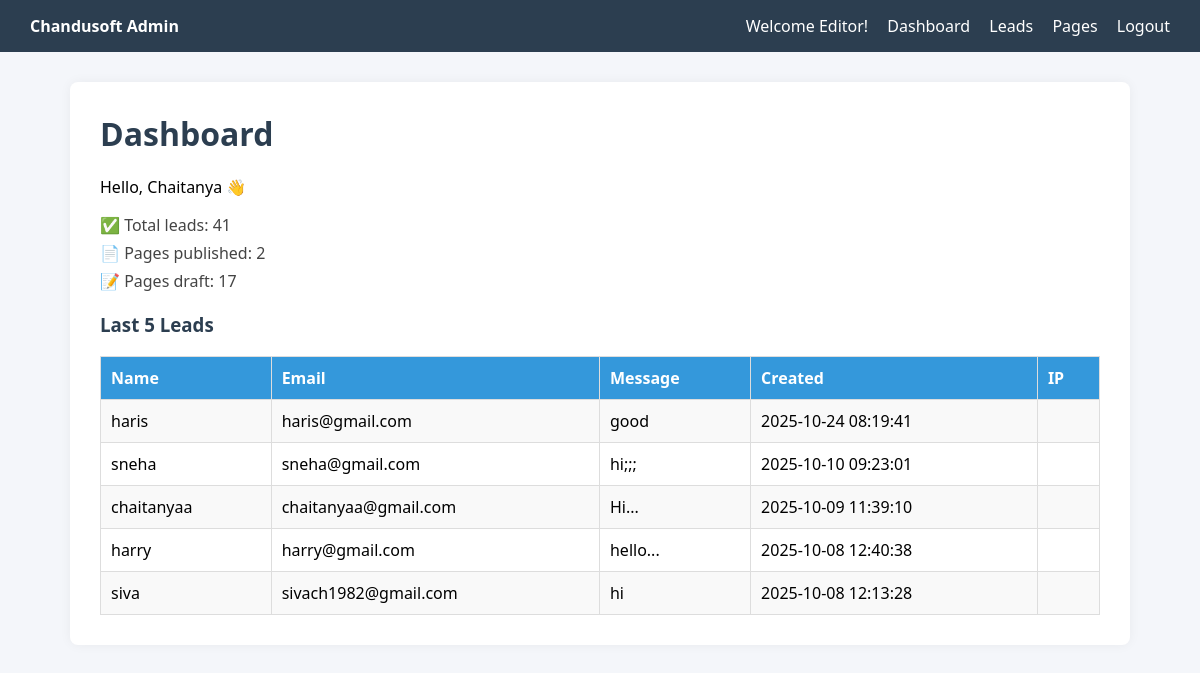
The page /dashboard.php (signed in) on the database its author committed.
### tables this page shows
CREATE TABLE `leads` (
  `id` int NOT NULL AUTO_INCREMENT,
  `name` varchar(100) NOT NULL,
  `email` varchar(100) NOT NULL,
  `message` text NOT NULL,
  `created_at` timestamp NULL DEFAULT CURRENT_TIMESTAMP,
  `ip` varchar(45) DEFAULT NULL,
  PRIMARY KEY (`id`)
);

### dashboard.php (the view, shortened to what this page needs)
<?php
require 'db.php';
$user = $_SESSION['user'];
$name = htmlspecialchars($user['name']);
$role = $user['role'] ?? 'user';
$totalLeads = $pdo->query("SELECT COUNT(*) FROM leads")->fetchColumn();
$publishedPages = $pdo->query("SELECT COUNT(*) FROM pages WHERE status = 'published'")->fetchColumn();
$draftPages = $pdo->query("SELECT COUNT(*) FROM pages WHERE status = 'draft'")->fetchColumn();
$stmt = $pdo->query("SELECT name, email, message, created_at FROM leads ORDER BY id DESC LIMIT 5");
$leads = $stmt->fetchAll(PDO::FETCH_ASSOC);
?>
<!DOCTYPE html>
<html>
<head>
</head>
<body>
<div class="navbar">
  <div><strong>Chandusoft Admin</strong></div>
  <div>
    <span>Welcome <?= htmlspecialchars(ucfirst($role)) ?>!</span>
    <a href="dashboard.php">Dashboard</a>
    <a href="admin-leads.php">Leads</a>
    <a href="pages.php">Pages</a>
    <a href="logout.php">Logout</a>
  </div>
</div>
<div class="container">
  <h1>Dashboard</h1>
  <p>Hello, <?= $name ?> 👋</p>
  <ul class="stats">
    <li>✅ Total leads: <?= $totalLeads ?></li>
    <li>📄 Pages published: <?= $publishedPages ?></li>
    <li>📝 Pages draft: <?= $draftPages ?></li>
  </ul>
  <h3>Last 5 Leads</h3>
  <table>
    <tr>
      <th>Name</th>
      <th>Email</th>
      <th>Message</th>
      <th>Created</th>
     <th>IP</th>
    </tr>
    <?php foreach ($leads as $lead): ?>
      <tr>
        <td><?= htmlspecialchars($lead['name']) ?></td>
        <td><?= htmlspecialchars($lead['email']) ?></td>
        <td><?= htmlspecialchars($lead['message']) ?></td>
        <td><?= htmlspecialchars($lead['created_at']) ?></td>
        <td><?= isset($lead['ip']) ? htmlspecialchars($lead['ip']) : '' ?></td>
      </tr>
    <?php endforeach; ?>
  </table>
</div>
</body>
</html>

### dashboard.php (style rules this page uses)
body { font-family: 'Segoe UI', sans-serif; background-color: #f4f6fa; margin: 0; padding: 0; }
.navbar { background-color: #2c3e50; padding: 15px 30px; display: flex; justify-content: space-between; align-items: center; color: white; }
.navbar a { color: white; margin-left: 15px; text-decoration: none; }
.container { max-width: 1000px; margin: 30px auto; background: white; padding: 30px; border-radius: 8px; box-shadow: 0 0 12px rgba(0, 0, 0, 0.05); }
h1, h2, h3 { margin-top: 0; color: #2c3e50; }
.stats { margin-bottom: 20px; list-style: none; padding: 0; }
.stats li { margin-bottom: 6px; color: #444; }
table { width: 100%; border-collapse: collapse; margin-top: 15px; }
th, td { padding: 10px; border: 1px solid #ddd; text-align: left; }
th { background-color: #3498db; color: white; }
tr:nth-child(even) { background-color: #f9f9f9; }

### rows shown on the page
leads: name "haris", email "haris@gmail.com", message "good", created_at "2025-10-24 08:19:41"
leads: name "sneha", email "sneha@gmail.com", message "hi;;;", created_at "2025-10-10 09:23:01"
leads: name "chaitanyaa", email "chaitanyaa@gmail.com", message "Hi...", created_at "2025-10-09 11:39:10"
leads: name "harry", email "harry@gmail.com", message "hello...", created_at "2025-10-08 12:40:38"
leads: name "siva", email "sivach1982@gmail.com", message "hi", created_at "2025-10-08 12:13:28"

### other values the page prints
$role "Editor"
$name "Chaitanya"
$totalLeads "41"
$publishedPages "2"
$draftPages "17"
